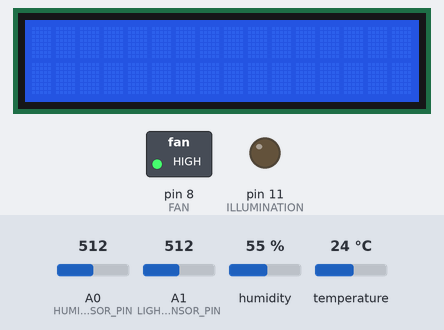
The program below on a simulated Arduino Uno, built with avr-gcc and run on an emulated ATmega328P. Parts: 16×2 character LCD, switched loads named in the program (green lamp = pin HIGH), output pins drawn as LEDs (lit = HIGH). Inputs (shaded band) come from the test bench; at power-on: A0 (HUMIDITY_SENSOR_PIN) = 512, temperature 24 °C, A1 (LIGHT_SENSOR_PIN) = 512, humidity 55 %. The local clock reads 2024-03-15 10:24:30 at power-on unless the program sets it; what the program prints to the serial monitor is not drawn.

Above: at 1.2 s.
1.3 s: A0 (HUMIDITY_SENSOR_PIN) set to 698
At 2.5 s:
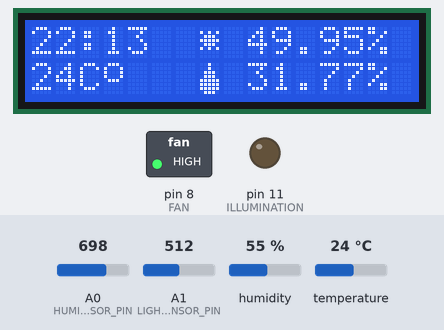
3.6 s: A0 (HUMIDITY_SENSOR_PIN) set to 725
At 5.0 s:
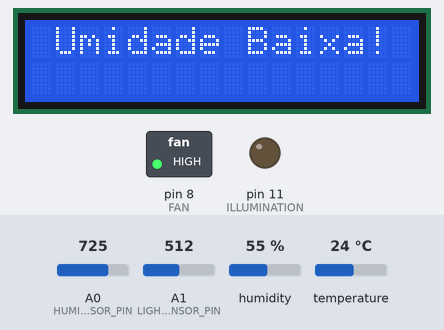
7.8 s: temperature set to 28 °C
At 9.2 s:
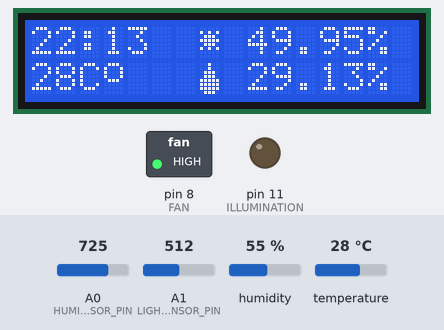
11.8 s: temperature set to 31 °C
At 12.4 s:
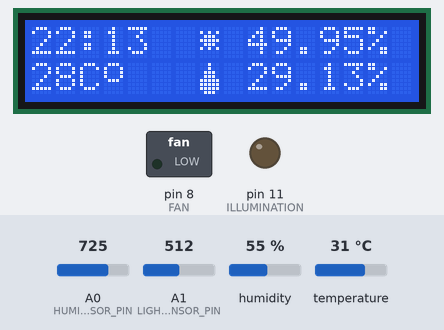
15.9 s: A1 (LIGHT_SENSOR_PIN) set to 716
At 18.7 s:
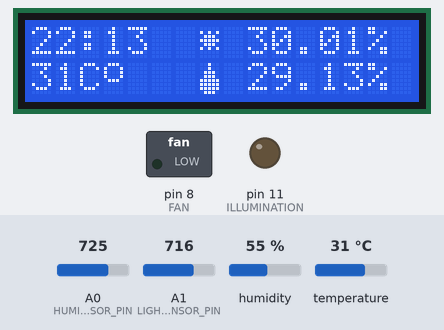
20.1 s: temperature set to 12 °C
At 21.5 s:
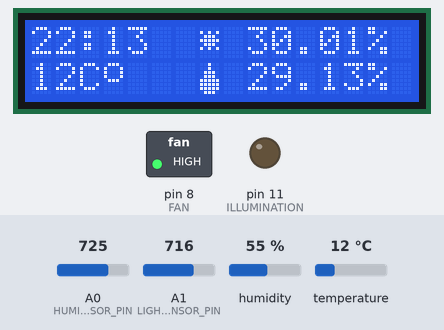
Timing chart, 0 to 23.1 s (numbered marks = the images above; inputs shaded):
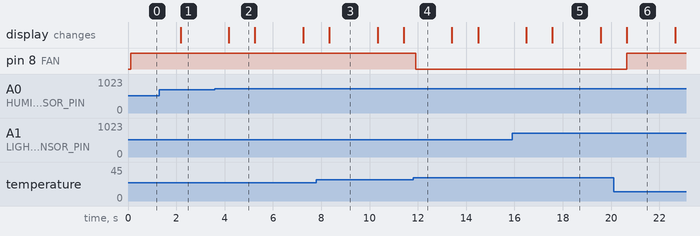

Measured:
- the behaviour switches between 716 and 717 on A0 (HUMIDITY_SENSOR_PIN) (found by bisection; images 1 and 2)
- the behaviour switches between 29 and 30 °C on temperature (found by bisection; images 3 and 4)
- after the input at 1.3 s, the display: changes after 0.88 s (image 1)
- after the input at 3.6 s, the display: changes after 0.58 s (image 2)
- after the input at 7.8 s, the display: changes after 0.54 s (image 3)
- after the input at 11.8 s, pin 8 (FAN): HIGH → LOW after 0.11 s
- after the input at 15.9 s, the display: first differs from a run without the input after 1.7 s (image 5)
- after the input at 20.1 s, pin 8 (FAN): LOW → HIGH after 0.55 s; the display: changes after 0.55 s (image 6)

The program:

main.cpp
```cpp
#include <Arduino.h>
#include <LiquidCrystal_I2C.h>
#include <dht.h>
#include <RtcDS1302.h>
#include <ThreeWire.h>

/*
VARIÁVEIS DE CONFIGURAÇÃO
*/

#define ENABLE_FAN_TEMPERATURE 30
#define TEMPERATURE_HYSTERESIS -1

#define MIN_HUMIDITY 30

#define MIN_ILLUMINATION_IN_PERIOD 20
int ILLUMINATION_PERIOD[2][3] = {{7, 0, 0}, {18, 0, 0}};

#define CLOCK_RST_PIN 2
#define CLOCK_DATA_PIN 4
#define CLOCK_CLK_PIN 5

#define HUMIDITY_SENSOR_PIN A0
#define LIGHT_SENSOR_PIN A1
#define TEMPERATURE_SENSOR_PIN 12

#define ILLUMINATION 11
#define FAN 8

/*
 INICIO DO PROGRAMA
*/

#define DEGREE_CHAR 0
#define HUMIDITY_CHAR 1
#define LIGHT_CHAR 2

byte degreeCustomChar[] = {B01110, B10001, B10001, B10001, B01110, B00000, B00000, B00000};
byte humidityCustomChar[] = {B00100, B00100, B01110, B01110, B11111, B11111, B11111, B01110};
byte lightCustomChar[] = {B00000, B10101, B01110, B11111, B01110, B10101, B00000, B00000};

LiquidCrystal_I2C lcd(0x27, 16, 2);                             // Biblioteca para comunicação com o LCD
ThreeWire myWire(CLOCK_DATA_PIN, CLOCK_CLK_PIN, CLOCK_RST_PIN); // Biblioteca para comunicação serial com o relógio
RtcDS1302<ThreeWire> rtc(myWire);                               // Biblioteca do Relógio
dht DHT;                                                        // Biblioteca de temperatura

float getHumidity()
{
  return 100.0 - (analogRead(HUMIDITY_SENSOR_PIN) / 1023.0 * 100.0);
}

int getTemperature()
{
  DHT.read11(TEMPERATURE_SENSOR_PIN);
  return DHT.temperature;
}

float getLightPercentage()
{
  return (100 - (analogRead(LIGHT_SENSOR_PIN) / 1023.0) * 100.0);
}

bool isFanEnabled = false;
void temperatureMonitor()
{
  float temperature = getTemperature();

  if (
      (temperature >= ENABLE_FAN_TEMPERATURE) ||
      (isFanEnabled && (temperature > (ENABLE_FAN_TEMPERATURE + TEMPERATURE_HYSTERESIS))))
  {
    Serial.println("[DEBUG] Fan on!");
    isFanEnabled = true;
    digitalWrite(FAN, LOW);
    return;
  }

  Serial.println("[DEBUG] Fan off!");
  digitalWrite(FAN, HIGH);
  isFanEnabled = false;
}

boolean checkHumidity()
{
  return (getHumidity() < MIN_HUMIDITY);
}

void lightingManager()
{
  float lightPercentage = getLightPercentage();
  RtcDateTime now = rtc.GetDateTime();

  const int hour = now.Hour();

  const bool isInInterval = (hour >= ILLUMINATION_PERIOD[0][0] && hour <= ILLUMINATION_PERIOD[1][0]);

  if (isInInterval)
  {
    if (lightPercentage < 20)
    {
      Serial.println("[DEBUG] Lighting on!");
      digitalWrite(ILLUMINATION, HIGH);
      return;
    }
  }

  Serial.println("[DEBUG] Lighting off!");
  digitalWrite(ILLUMINATION, LOW);
}

void initClock()
{
  rtc.Begin();

  RtcDateTime compiled = RtcDateTime(__DATE__, __TIME__);
  rtc.SetDateTime(compiled);

  if (!rtc.GetIsRunning())
  {
    Serial.println("[DEBUG] RTC was not actively running, starting now");
    rtc.SetIsRunning(true);
  }

  if (!rtc.IsDateTimeValid())
  {
    Serial.println("[DEBUG] RTC lost confidence in the DateTime!");
    rtc.SetDateTime(compiled);
  }

  if (rtc.GetIsWriteProtected())
  {
    Serial.println("[DEBUG] RTC was write protected, enabling writing now");
    rtc.SetIsWriteProtected(false);
  }

  if (!rtc.GetIsRunning())
  {
    Serial.println("[DEBUG] RTC was not actively running, starting now");
    rtc.SetIsRunning(true);
  }
}

void initDisplay()
{
  lcd.init();
  lcd.createChar(DEGREE_CHAR, degreeCustomChar);
  lcd.createChar(HUMIDITY_CHAR, humidityCustomChar);
  lcd.createChar(LIGHT_CHAR, lightCustomChar);
  lcd.backlight();
  lcd.clear();
}

void setup()
{
  Serial.begin(9600);
  Serial.println("[DEBUG] Starting...");

  pinMode(HUMIDITY_SENSOR_PIN, INPUT);
  pinMode(TEMPERATURE_SENSOR_PIN, INPUT);
  pinMode(LIGHT_SENSOR_PIN, INPUT);

  pinMode(ILLUMINATION, OUTPUT);
  pinMode(FAN, OUTPUT);

  initDisplay();
  initClock();

  Serial.println("[DEBUG] Started!");
}

void updateSerial()
{
  lcd.clear();

  if (checkHumidity())
  {
    lcd.print(" Umidade Baixa!");
    delay(1000);
    lcd.clear();
  }

  RtcDateTime now = rtc.GetDateTime();
  lcd.print(now.Hour());
  lcd.print(":");
  lcd.print(now.Minute());

  lcd.setCursor(0, 1);

  lcd.print(getTemperature());
  lcd.print("C");
  lcd.write(DEGREE_CHAR);

  lcd.setCursor(7, 0);

  lcd.write(LIGHT_CHAR);
  lcd.print(" ");
  lcd.print(getLightPercentage());
  lcd.print("% ");

  lcd.setCursor(7, 1);
  lcd.write(HUMIDITY_CHAR);
  lcd.print(" ");
  lcd.print(getHumidity());
  lcd.print("%");
}

int unsigned long lastSerialUpdate = millis();
void loop()
{
  Serial.println("[DEBUG] Looping...");

  if ((millis() - lastSerialUpdate) >= 2000)
  {
    updateSerial();
    lastSerialUpdate = millis();
  }

  temperatureMonitor();
  lightingManager();

  delay(100);
}
```
